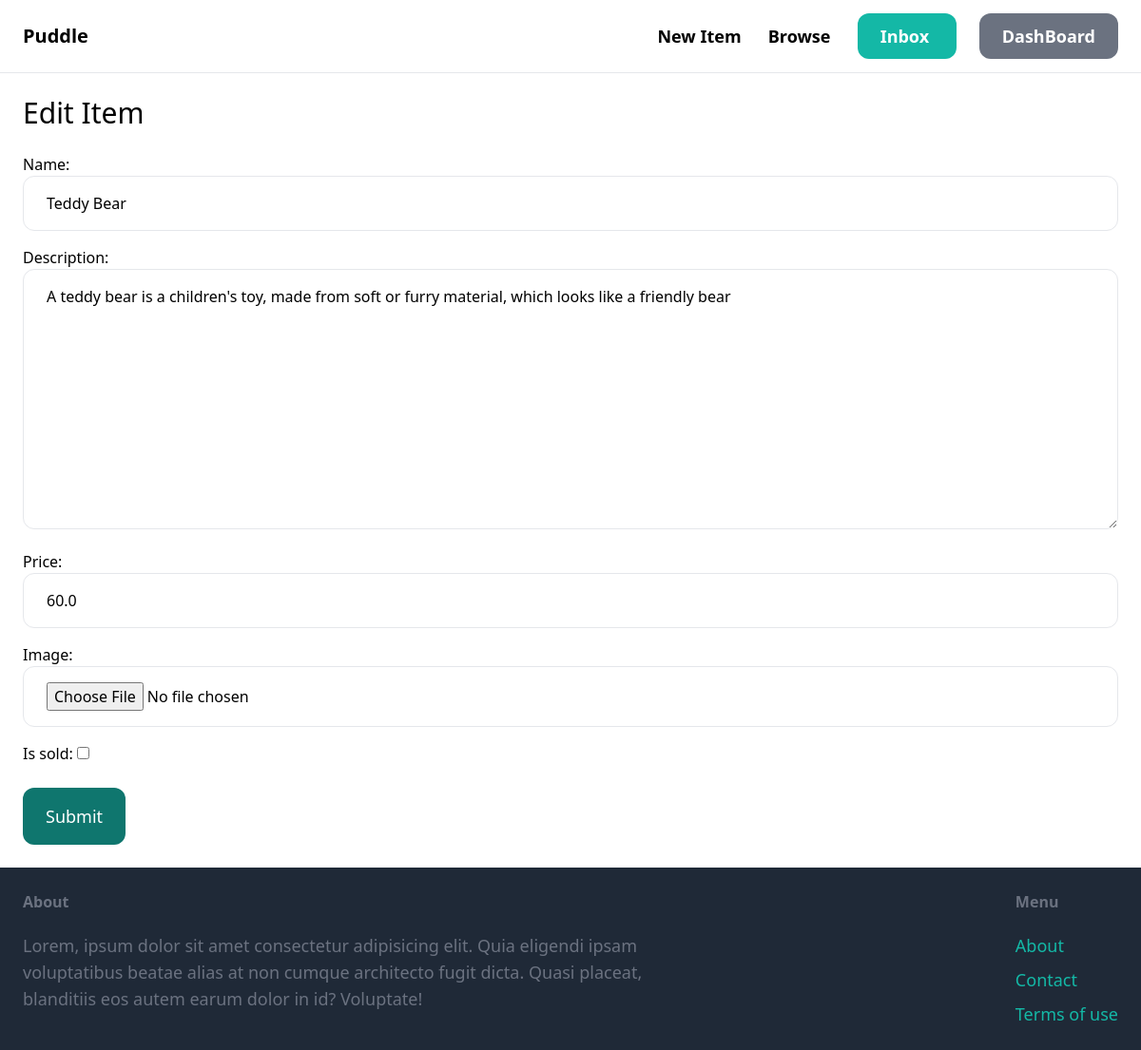
The page /items/1/edit/ (signed in) on the database its author committed.
### item/models.py (models this page shows, shortened)
class Item(models.Model):
    category = models.ForeignKey(Category, related_name='items', on_delete=models.CASCADE)
    name = models.CharField(max_length=255)
    description = models.TextField(blank=True, null=True)
    price = models.FloatField()
    image = models.ImageField(upload_to='item_images', blank=True, null=True)
    is_sold = models.BooleanField(default=False)
    created_by = models.ForeignKey(User, related_name='items', on_delete=models.CASCADE)
    created_at = models.DateTimeField(auto_now_add=True)

### item/views.py (the view)
# urls.py: path('<int:pk>/edit/', views.edit, name='edit'),
@login_required
def edit(request, pk):
    item = get_object_or_404(Item, pk=pk, created_by=request.user)
    if request.method == 'POST':
        form = EditItemForm(request.POST, request.FILES, instance=item)
        if form.is_valid():
            form.save()
            return redirect('item:detail', pk=item.id)
    else:
        form = EditItemForm(instance=item)
    form = EditItemForm(instance=item)
    return render(request, 'item/form.html', {
        'form': form,
        'title': 'Edit Item',
    })

### item/forms.py
class EditItemForm(forms.ModelForm):
    class Meta:
        model = Item
        fields = ('name', 'description', 'price', 'image', 'is_sold')
        widgets = {
            'name': forms.TextInput(attrs={
                'class': INPUT_CLASSES,
            }),
            'description': forms.Textarea(attrs={
                'class': INPUT_CLASSES,
            }),
            'price': forms.NumberInput(attrs={
                'class': INPUT_CLASSES,
            }),
            'image': forms.FileInput(attrs={
                'class': INPUT_CLASSES,
            })
        }

### item/templates/item/form.html (shortened to what this page needs)
{% extends 'core/base.html' %}
{% block content %}
<h1 class="mb-6 text-3xl">{{ title }}</h1>
<form method="post" action="." enctype="multipart/form-data">
    <div class="space-y-4">
        {{ form.as_p }}
    </div>
    <button class="mt-6 py-4 px-6 text-lg bg-teal-700 hover:bg-teal-100 rounded-xl text-white">
        Submit
    </button>
</form>
{% endblock %}

### rows shown on the page
Item: name "Teddy Bear", description "A teddy bear is a children's toy, made from soft or furry material, which looks like a friendly bear", price "60.0"

### other values the page prints
{{ title }} "Edit Item"
